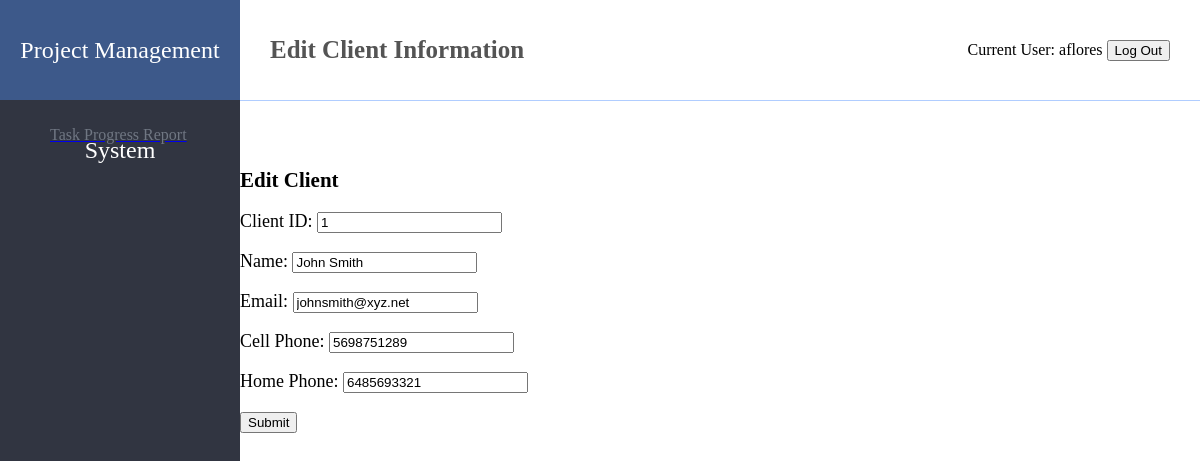
/oldfiles/editClient.php?id=1 (signed in), run on the app's committed database.
### tables this page shows
CREATE TABLE MENU(
	MenuID int(6) PRIMARY KEY AUTO_INCREMENT,
    MenuName varchar(30) NOT NULL,
    url varchar(50)
);

CREATE TABLE USER_LOGIN(
	Username varchar(15) PRIMARY KEY NOT NULL,
    ClientID int(6),
    EmployeeID int(6),
    PasswordHash BINARY(20) NOT NULL,
    Salt BINARY(20) NOT NULL,
    FOREIGN KEY (ClientID) REFERENCES client(ClientID),
    FOREIGN KEY (EmployeeID) REFERENCES employee(EmployeeID)
);

CREATE TABLE CLIENT (
	ClientID int(6) PRIMARY KEY NOT NULL AUTO_INCREMENT,
    ProjectID int(6),
    ClientName varchar(20),
    Email varchar(50),
    Phone1 bigint(10),
    Phone2 bigint(10),
    FOREIGN KEY (ProjectID) REFERENCES project(ProjectID)
);

### Module/Login/session.php (called while the page is built, shortened)
<?php
$user_check=$_SESSION['login_user'];
$ses_sql=mysqli_query($conn,"SELECT Username, EmployeeName FROM `USER_LOGIN` a INNER JOIN `EMPLOYEE` b ON a.EmployeeID = b.EmployeeID AND Username = '".$user_check."'");
$row = mysqli_fetch_assoc($ses_sql);
$login_session = $row['Username'];
if(!isset($login_session)){
    $ses_sql=mysqli_query($conn,"SELECT Username, ClientName FROM `USER_LOGIN` a INNER JOIN `CLIENT` b ON a.ClientID = b.ClientID AND Username = '".$user_check."'");
    $row = mysqli_fetch_assoc($ses_sql);
    $login_session = $row['Username'];
}
?>

### oldfiles/editClient.php (the view, shortened to what this page needs)
<?php require_once('Connections/remotesql.php'); ?>
<?php
if (!function_exists("GetSQLValueString")) {
function GetSQLValueString($theValue, $theType, $theDefinedValue = "", $theNotDefinedValue = "")
{
  $theValue = function_exists("mysql_real_escape_string") ? mysql_real_escape_string($theValue) : mysql_escape_string($theValue);
  switch ($theType) {
    case "long":
    case "int":
      $theValue = ($theValue != "") ? intval($theValue) : "NULL";
      break;
  }
  return $theValue;
}
}
$editFormAction = $_SERVER['PHP_SELF'];
if (isset($_SERVER['QUERY_STRING'])) {
  $editFormAction .= "?" . htmlentities($_SERVER['QUERY_STRING']);
}
$colname_Recordset_edit = "-1";
if (isset($_GET['id'])) {
  $colname_Recordset_edit = $_GET['id'];
}
$query_Recordset_edit = sprintf("SELECT * FROM CLIENT WHERE ClientID = %s", GetSQLValueString($colname_Recordset_edit, "int"));
$Recordset_edit = mysql_query($query_Recordset_edit, $remotesql) or die(mysql_error());
$row_Recordset_edit = mysql_fetch_assoc($Recordset_edit);
?>
<?php include 'Source/connect.php';?>
<?php include('Module/Login/session.php'); ?>
<!DOCTYPE html>
<html>
	<head>
		<link rel="stylesheet" href="css/page.css" />
	</head>
	<body>
		<div class="left">
			<div class="bigTitle">Project Management System</div>
			<div class="lines">
  <? $sql_menu = "SELECT MENU.MenuName, MENU.url FROM MENU, ASSIGNED_MENU WHERE MENU.MenuID = ASSIGNED_MENU.MenuID AND ASSIGNED_MENU.Username = '$login_session'";
  $result_menu = $conn->query($sql_menu);
  while($row_menu = $result_menu->fetch_array()){
  ?>
          <a href="<? echo $row_menu[1]; ?>"><div onclick="pageClick(this)"> <? echo $row_menu[0]; ?> </div></a>
  <?
  }
  ?>
			</div>
		</div>
		<div class="top">
			<div class="leftTiyle" id="flTitle">Edit Client Information</div>
			<div class="thisUser">
      Current User: <?php echo $login_session; ?>
        <button id="menu-logout" type="button">
				  Log Out
				</button>
      </div>
		</div>
		<div class="content">
        <h2>Edit Client</h2>
		  <form action="<?php echo $editFormAction; ?>" name="form1" method="POST">
		    <p>Client ID:
		      <input name="textfield" type="text" id="textfield" value="<?php echo $row_Recordset_edit['ClientID']; ?>" readonly>
		    </p>
		    <p>Name:
		      <input name="name" type="text" id="name" value="<?php echo $row_Recordset_edit['ClientName']; ?>">
		    </p>
            <p>Email:
              <input name="email" type="text" id="email" value="<?php echo $row_Recordset_edit['Email']; ?>">
            </p>
            <p>Cell Phone:
              <input name="cell" type="text" id="cell" value="<?php echo $row_Recordset_edit['Phone1']; ?>">
            </p>
            <p>Home Phone:
              <input name="phone" type="text" id="phone" value="<?php echo $row_Recordset_edit['Phone2']; ?>">
            </p>
            <p>
              <input type="submit" name="button" id="button" value="Submit">
            </p>
		  </form>
		  <p>&nbsp;</p>
		</div>
	</body>
</html>

### css/page.css (style rules this page uses)
body { margin: 0px; padding: 0px; }
.left { background: #313541; width: 20%; float: left; position: absolute; top: 0px; bottom: 0px; }
.top { width: 80%; float: right; height: 100px; line-height: 100px; border-bottom: 1px solid #b0cdff; }
.content { float: right; width: 80%; text-align: left; font-size: 14px; margin-top: 50px; }
.leftTiyle { font-size: 25px; padding-left: 30px; font-weight: 600; color: #545454; float: left; }
.thisUser { float: right; margin-right: 30px; }
.bigTitle { background: #3d598a; color: #fff; height: 100px; line-height: 100px; text-align: center; font-size: 24px; font-family: -webkit-body; }
.lines div { height: 70px; line-height: 70px; padding-left: 50px; color: #707783; }
.content form p { font-size: 18px; }
.content form p { font-size: 18px; text-align: left; }

### data on the page
menu: MenuName "Task Progress Report"
user_login: Username "aflores"
client: textfield "1", name "John Smith", email "johnsmith@xyz.net", cell "5698751289", phone "6485693321"
